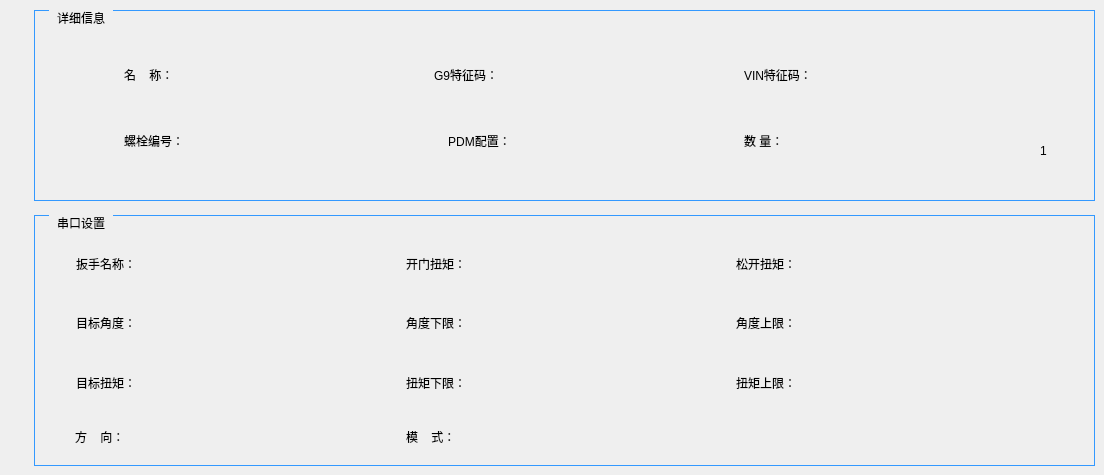
        <widget class="QWidget" name="page_16">
         <widget class="QGroupBox" name="groupBox_29">
          <property name="geometry">
           <rect>
            <x>34</x>
            <y>10</y>
            <width>1061</width>
            <height>191</height>
           </rect>
          </property>
          <property name="styleSheet">
           <string notr="true">QGroupBox {
    font: 14pt &quot;黑体&quot;;
    margin-top: 1ex;
    border-width:0.5px;  
    border-style:solid;
    border-color: rgb(51, 153, 255);  
}

QGroupBox::title {
    subcontrol-origin: margin;
    subcontrol-position: top left;
    left:15px;      
    margin-left: 5px;
    margin-right: 5px;
    padding:1px;
}</string>
          </property>
          <property name="title">
           <string>详细信息</string>
          </property>
          <widget class="QLabel" name="label_163">
           <property name="geometry">
            <rect>
             <x>90</x>
             <y>49</y>
             <width>111</width>
             <height>31</height>
            </rect>
           </property>
           <property name="styleSheet">
            <string notr="true">font: 14pt &quot;黑体&quot;;</string>
           </property>
           <property name="text">
            <string>名    称：</string>
           </property>
          </widget>
          <widget class="QLabel" name="label_164">
           <property name="geometry">
            <rect>
             <x>400</x>
             <y>49</y>
             <width>121</width>
             <height>31</height>
            </rect>
           </property>
           <property name="styleSheet">
            <string notr="true">font: 14pt &quot;黑体&quot;;</string>
           </property>
           <property name="text">
            <string>G9特征码：</string>
           </property>
          </widget>
          <widget class="QLabel" name="label_165">
           <property name="geometry">
            <rect>
             <x>710</x>
             <y>49</y>
             <width>141</width>
             <height>31</height>
            </rect>
           </property>
           <property name="styleSheet">
            <string notr="true">font: 14pt &quot;黑体&quot;;</string>
           </property>
           <property name="text">
            <string>VIN特征码：</string>
           </property>
          </widget>
          <widget class="QLabel" name="label_166">
           <property name="geometry">
            <rect>
             <x>90</x>
             <y>115</y>
             <width>111</width>
             <height>31</height>
            </rect>
           </property>
           <property name="styleSheet">
            <string notr="true">font: 14pt &quot;黑体&quot;;</string>
           </property>
           <property name="text">
            <string>螺栓编号：</string>
           </property>
          </widget>
          <widget class="QLabel" name="label_168">
           <property name="geometry">
            <rect>
             <x>710</x>
             <y>115</y>
             <width>61</width>
             <height>31</height>
            </rect>
           </property>
           <property name="styleSheet">
            <string notr="true">font: 14pt &quot;黑体&quot;;</string>
           </property>
           <property name="text">
            <string>数 量：</string>
           </property>
          </widget>
          <widget class="QLabel" name="label_carname_2">
           <property name="geometry">
            <rect>
             <x>210</x>
             <y>49</y>
             <width>121</width>
             <height>31</height>
            </rect>
           </property>
           <property name="styleSheet">
            <string notr="true">font: 14pt &quot;Arial&quot;;</string>
           </property>
           <property name="text">
            <string/>
           </property>
          </widget>
          <widget class="QLabel" name="label_G9_2">
           <property name="geometry">
            <rect>
             <x>528</x>
             <y>49</y>
             <width>151</width>
             <height>31</height>
            </rect>
           </property>
           <property name="styleSheet">
            <string notr="true">font: 14pt &quot;Arial&quot;;</string>
           </property>
           <property name="text">
            <string/>
           </property>
          </widget>
          <widget class="QLabel" name="label_VIN_2">
           <property name="geometry">
            <rect>
             <x>860</x>
             <y>49</y>
             <width>71</width>
             <height>31</height>
            </rect>
           </property>
           <property name="styleSheet">
            <string notr="true">font: 14pt &quot;Arial&quot;;</string>
           </property>
           <property name="text">
            <string/>
           </property>
          </widget>
          <widget class="QLabel" name="label_Lsnum_2">
           <property name="geometry">
            <rect>
             <x>210</x>
             <y>115</y>
             <width>151</width>
             <height>31</height>
            </rect>
           </property>
           <property name="styleSheet">
            <string notr="true">font: 14pt &quot;Arial&quot;;</string>
           </property>
           <property name="text">
            <string/>
           </property>
          </widget>
          <widget class="QLabel" name="label_54">
           <property name="geometry">
            <rect>
             <x>774</x>
             <y>115</y>
             <width>57</width>
             <height>43</height>
            </rect>
           </property>
           <property name="styleSheet">
            <string notr="true">border-image: url(:/LCD_CS351/LCD_CS351/logo/luosi.png);</string>
           </property>
           <property name="text">
            <string/>
           </property>
          </widget>
          <widget class="QLabel" name="label_number_2">
           <property name="geometry">
            <rect>
             <x>840</x>
             <y>115</y>
             <width>41</width>
             <height>31</height>
            </rect>
           </property>
           <property name="styleSheet">
            <string notr="true">font: 14pt &quot;Arial&quot;;</string>
           </property>
           <property name="text">
            <string/>
           </property>
          </widget>
          <widget class="QPushButton" name="pushButton_118">
           <property name="geometry">
            <rect>
             <x>998</x>
             <y>102</y>
             <width>33</width>
             <height>22</height>
            </rect>
           </property>
           <property name="focusPolicy">
            <enum>Qt::NoFocus</enum>
           </property>
           <property name="styleSheet">
            <string notr="true">border-image: url(:/LCD_CS351/LCD_CS351/35_all/up.bmp);</string>
           </property>
           <property name="text">
            <string/>
           </property>
           <property name="flat">
            <bool>true</bool>
           </property>
          </widget>
          <widget class="QPushButton" name="pushButton_119">
           <property name="geometry">
            <rect>
             <x>998</x>
             <y>158</y>
             <width>33</width>
             <height>22</height>
            </rect>
           </property>
           <property name="focusPolicy">
            <enum>Qt::NoFocus</enum>
           </property>
           <property name="styleSheet">
            <string notr="true">border-image: url(:/LCD_CS351/LCD_CS351/35_all/down.bmp);</string>
           </property>
           <property name="text">
            <string/>
           </property>
           <property name="flat">
            <bool>true</bool>
           </property>
          </widget>
          <widget class="QLabel" name="label_currentindex_2">
           <property name="geometry">
            <rect>
             <x>1006</x>
             <y>130</y>
             <width>21</width>
             <height>21</height>
            </rect>
           </property>
           <property name="styleSheet">
            <string notr="true">font: 14pt &quot;Arial&quot;;</string>
           </property>
           <property name="text">
            <string>1</string>
           </property>
          </widget>
          <widget class="QPushButton" name="pushButton_125">
           <property name="geometry">
            <rect>
             <x>395</x>
             <y>115</y>
             <width>101</width>
             <height>31</height>
            </rect>
           </property>
           <property name="focusPolicy">
            <enum>Qt::NoFocus</enum>
           </property>
           <property name="styleSheet">
            <string notr="true">font: 14pt &quot;黑体&quot;;</string>
           </property>
           <property name="text">
            <string>PDM配置：</string>
           </property>
           <property name="flat">
            <bool>true</bool>
           </property>
          </widget>
          <widget class="QLabel" name="label_pdm">
           <property name="geometry">
            <rect>
             <x>527</x>
             <y>115</y>
             <width>151</width>
             <height>31</height>
            </rect>
           </property>
           <property name="styleSheet">
            <string notr="true">font: 14pt &quot;Arial&quot;;</string>
           </property>
           <property name="text">
            <string/>
           </property>
          </widget>
         </widget>
         <widget class="QGroupBox" name="groupBox_35">
          <property name="geometry">
           <rect>
            <x>34</x>
            <y>215</y>
            <width>1061</width>
            <height>251</height>
           </rect>
          </property>
          <property name="styleSheet">
           <string notr="true">QGroupBox {
    font: 14pt &quot;黑体&quot;;
    margin-top: 1ex;
    border-width:0.5px;  
    border-style:solid;
    border-color: rgb(51, 153, 255);  
}

QGroupBox::title {
    subcontrol-origin: margin;
    subcontrol-position: top left;
    left:15px;      
    margin-left: 5px;
    margin-right: 5px;
    padding:1px;
}</string>
          </property>
          <property name="title">
           <string>串口设置</string>
          </property>
          <widget class="QLabel" name="label_234">
           <property name="geometry">
            <rect>
             <x>42</x>
             <y>37</y>
             <width>92</width>
             <height>23</height>
            </rect>
           </property>
           <property name="styleSheet">
            <string notr="true">font: 14pt &quot;黑体&quot;;</string>
           </property>
           <property name="text">
            <string>扳手名称：</string>
           </property>
          </widget>
          <widget class="QLabel" name="label_235">
           <property name="geometry">
            <rect>
             <x>702</x>
             <y>37</y>
             <width>92</width>
             <height>23</height>
            </rect>
           </property>
           <property name="styleSheet">
            <string notr="true">font: 14pt &quot;黑体&quot;;</string>
           </property>
           <property name="text">
            <string>松开扭矩：</string>
           </property>
          </widget>
          <widget class="QLabel" name="label_236">
           <property name="geometry">
            <rect>
             <x>372</x>
             <y>37</y>
             <width>92</width>
             <height>23</height>
            </rect>
           </property>
           <property name="styleSheet">
            <string notr="true">font: 14pt &quot;黑体&quot;;</string>
           </property>
           <property name="text">
            <string>开门扭矩：</string>
           </property>
          </widget>
          <widget class="QLabel" name="label_237">
           <property name="geometry">
            <rect>
             <x>702</x>
             <y>96</y>
             <width>92</width>
             <height>23</height>
            </rect>
           </property>
           <property name="styleSheet">
            <string notr="true">font: 14pt &quot;黑体&quot;;</string>
           </property>
           <property name="text">
            <string>角度上限：</string>
           </property>
          </widget>
          <widget class="QLabel" name="label_238">
           <property name="geometry">
            <rect>
             <x>42</x>
             <y>96</y>
             <width>92</width>
             <height>23</height>
            </rect>
           </property>
           <property name="styleSheet">
            <string notr="true">font: 14pt &quot;黑体&quot;;</string>
           </property>
           <property name="text">
            <string>目标角度：</string>
           </property>
          </widget>
          <widget class="QLabel" name="label_239">
           <property name="geometry">
            <rect>
             <x>372</x>
             <y>96</y>
             <width>92</width>
             <height>23</height>
            </rect>
           </property>
           <property name="styleSheet">
            <string notr="true">font: 14pt &quot;黑体&quot;;</string>
           </property>
           <property name="text">
            <string>角度下限：</string>
           </property>
          </widget>
          <widget class="QLabel" name="label_240">
           <property name="geometry">
            <rect>
             <x>702</x>
             <y>156</y>
             <width>92</width>
             <height>23</height>
            </rect>
           </property>
           <property name="styleSheet">
            <string notr="true">font: 14pt &quot;黑体&quot;;</string>
           </property>
           <property name="text">
            <string>扭矩上限：</string>
           </property>
          </widget>
          <widget class="QLabel" name="label_241">
           <property name="geometry">
            <rect>
             <x>42</x>
             <y>156</y>
             <width>92</width>
             <height>23</height>
            </rect>
           </property>
           <property name="styleSheet">
            <string notr="true">font: 14pt &quot;黑体&quot;;</string>
           </property>
           <property name="text">
            <string>目标扭矩：</string>
           </property>
          </widget>
          <widget class="QLabel" name="label_242">
           <property name="geometry">
            <rect>
             <x>372</x>
             <y>156</y>
             <width>92</width>
             <height>23</height>
            </rect>
           </property>
           <property name="styleSheet">
            <string notr="true">font: 14pt &quot;黑体&quot;;</string>
           </property>
           <property name="text">
            <string>扭矩下限：</string>
           </property>
          </widget>
          <widget class="QLabel" name="label_243">
           <property name="geometry">
            <rect>
             <x>41</x>
             <y>210</y>
             <width>91</width>
             <height>23</height>
            </rect>
           </property>
           <property name="styleSheet">
            <string notr="true">font: 14pt &quot;黑体&quot;;</string>
           </property>
           <property name="text">
            <string>方    向：</string>
           </property>
          </widget>
          <widget class="QLabel" name="label_244">
           <property name="geometry">
            <rect>
             <x>372</x>
             <y>210</y>
             <width>91</width>
             <height>23</height>
            </rect>
           </property>
           <property name="styleSheet">
            <string notr="true">font: 14pt &quot;黑体&quot;;</string>
           </property>
           <property name="text">
            <string>模    式：</string>
           </property>
          </widget>
          <widget class="QLabel" name="label_wrench">
           <property name="geometry">
            <rect>
             <x>143</x>
             <y>33</y>
             <width>121</width>
             <height>31</height>
            </rect>
           </property>
           <property name="styleSheet">
            <string notr="true">font: 14pt &quot;Arial&quot;;</string>
           </property>
           <property name="text">
            <string/>
           </property>
          </widget>
          <widget class="QLabel" name="label_angle">
           <property name="geometry">
            <rect>
             <x>143</x>
             <y>92</y>
             <width>121</width>
             <height>31</height>
            </rect>
           </property>
           <property name="styleSheet">
            <string notr="true">font: 14pt &quot;Arial&quot;;</string>
           </property>
           <property name="text">
            <string/>
           </property>
          </widget>
          <widget class="QLabel" name="label_torque">
           <property name="geometry">
            <rect>
             <x>143</x>
             <y>152</y>
             <width>121</width>
             <height>31</height>
            </rect>
           </property>
           <property name="styleSheet">
            <string notr="true">font: 14pt &quot;Arial&quot;;</string>
           </property>
           <property name="text">
            <string/>
           </property>
          </widget>
          <widget class="QLabel" name="label_torque_open">
           <property name="geometry">
            <rect>
             <x>480</x>
             <y>33</y>
             <width>121</width>
             <height>31</height>
            </rect>
           </property>
           <property name="styleSheet">
            <string notr="true">font: 14pt &quot;Arial&quot;;</string>
           </property>
           <property name="text">
            <string/>
           </property>
          </widget>
          <widget class="QLabel" name="label_torque_below">
           <property name="geometry">
            <rect>
             <x>480</x>
             <y>152</y>
             <width>121</width>
             <height>31</height>
            </rect>
           </property>
           <property name="styleSheet">
            <string notr="true">font: 14pt &quot;Arial&quot;;</string>
           </property>
           <property name="text">
            <string/>
           </property>
          </widget>
          <widget class="QLabel" name="label_angle_below">
           <property name="geometry">
            <rect>
             <x>480</x>
             <y>92</y>
             <width>121</width>
             <height>31</height>
            </rect>
           </property>
           <property name="styleSheet">
            <string notr="true">font: 14pt &quot;Arial&quot;;</string>
           </property>
           <property name="text">
            <string/>
           </property>
          </widget>
          <widget class="QLabel" name="label_torque_up">
           <property name="geometry">
            <rect>
             <x>810</x>
             <y>152</y>
             <width>121</width>
             <height>31</height>
            </rect>
           </property>
           <property name="styleSheet">
            <string notr="true">font: 14pt &quot;Arial&quot;;</string>
           </property>
           <property name="text">
            <string/>
           </property>
          </widget>
          <widget class="QLabel" name="label_torque_loose">
           <property name="geometry">
            <rect>
             <x>810</x>
             <y>33</y>
             <width>121</width>
             <height>31</height>
            </rect>
           </property>
           <property name="styleSheet">
            <string notr="true">font: 14pt &quot;Arial&quot;;</string>
           </property>
           <property name="text">
            <string/>
           </property>
          </widget>
          <widget class="QLabel" name="label_angle_up">
           <property name="geometry">
            <rect>
             <x>810</x>
             <y>92</y>
             <width>121</width>
             <height>31</height>
            </rect>
           </property>
           <property name="styleSheet">
            <string notr="true">font: 14pt &quot;Arial&quot;;</string>
           </property>
           <property name="text">
            <string/>
           </property>
          </widget>
          <widget class="QLabel" name="label_direction">
           <property name="geometry">
            <rect>
             <x>142</x>
             <y>206</y>
             <width>121</width>
             <height>31</height>
            </rect>
           </property>
           <property name="styleSheet">
            <string notr="true">font: 14pt &quot;Arial&quot;;</string>
           </property>
           <property name="text">
            <string/>
           </property>
          </widget>
          <widget class="QLabel" name="label_mode">
           <property name="geometry">
            <rect>
             <x>479</x>
             <y>206</y>
             <width>121</width>
             <height>31</height>
            </rect>
           </property>
           <property name="styleSheet">
            <string notr="true">font: 14pt &quot;Arial&quot;;</string>
           </property>
           <property name="text">
            <string/>
           </property>
          </widget>
         </widget>
        </widget>
